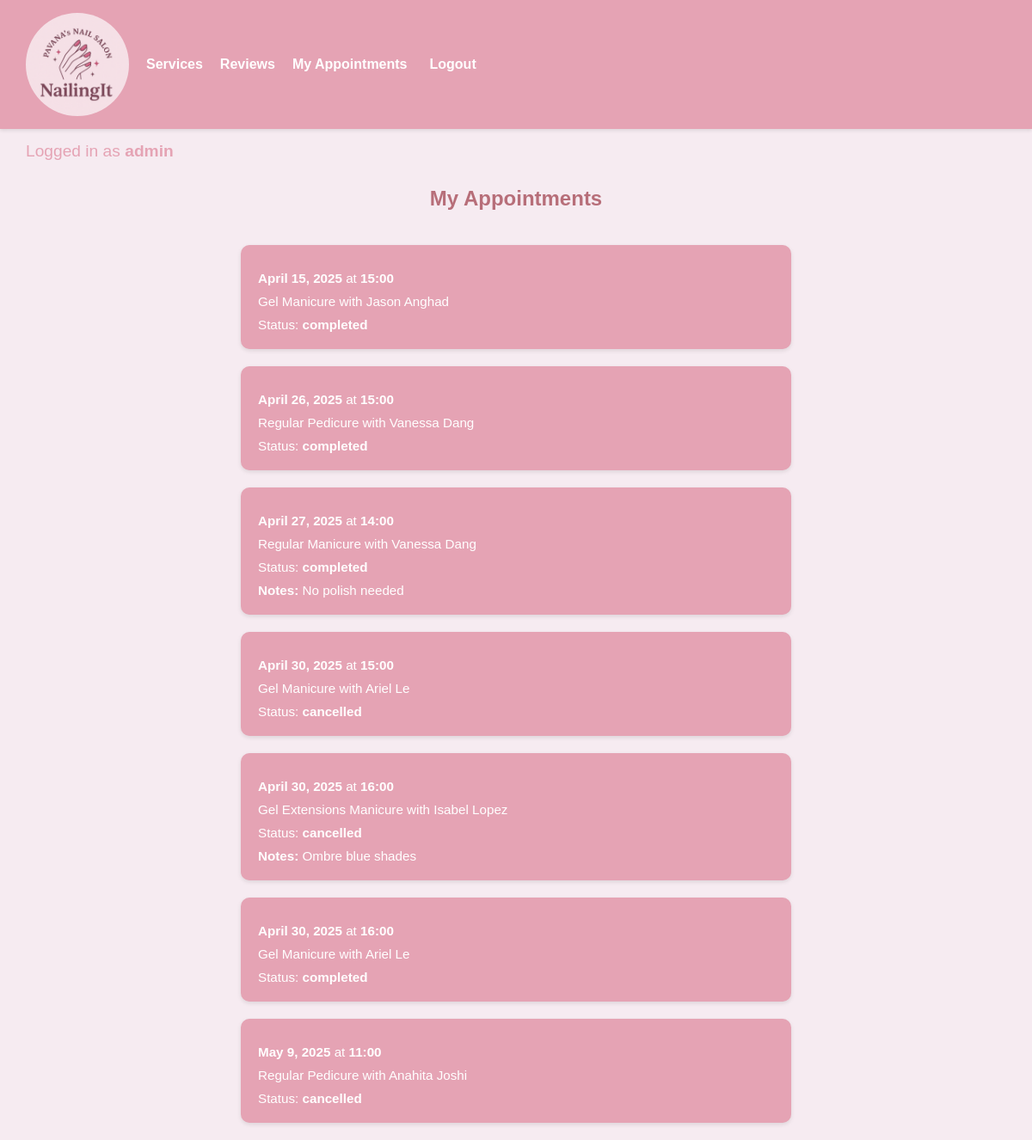
Page /my_appointments/ (signed in) on the committed database.
### project/models.py (models this page shows, shortened)
class Appointment(models.Model):
    customer = models.ForeignKey(Customer, on_delete=models.CASCADE)
    service = models.ForeignKey(Service, on_delete=models.CASCADE)
    technician = models.ForeignKey(NailTechnician, on_delete=models.CASCADE)
    date = models.DateField()
    time = models.CharField(max_length=5, choices=TIME_CHOICES)
    status = models.CharField(
        max_length=20,
        choices=[
            ("scheduled", "Scheduled"),
            ("completed", "Completed"),
            ("cancelled", "Cancelled")
        ],
         default="scheduled"  # ensures "Scheduled" is used by default
    )
    notes = models.TextField(blank=True)

class Service(models.Model):
    name = models.CharField(max_length=100)
    duration = models.PositiveIntegerField()
    price = models.DecimalField(max_digits=6, decimal_places=2)
    description = models.TextField()

class NailTechnician(models.Model):
    first_name = models.CharField(max_length=100)
    last_name = models.CharField(max_length=100)
    def __str__(self):
        return f"{self.first_name} {self.last_name}"

### project/views.py (the view)
# urls.py: path("my_appointments/", views.MyAppointmentsView.as_view(), name="my_appointments"),
class MyAppointmentsView(LoginRequiredMixin, ListView):
    model = Appointment
    template_name = "project/my_appointments.html"
    context_object_name = "appointments"
    def get_queryset(self):
        if self.request.user.is_superuser:
            return Appointment.objects.all().order_by('date', 'time')
        customer = get_object_or_404(Customer, user=self.request.user)
        return Appointment.objects.filter(customer=customer).order_by('date', 'time')

### project/templates/project/my_appointments.html (shortened to what this page needs)
{% extends "project/base.html" %}
{% block content %}
<h2>My Appointments</h2>
{% if appointments %}
  <div class="service-container">
    {% for appt in appointments %}
      <div class="service-card">
        <p><strong>{{ appt.date|date:"F j, Y" }}</strong> at <strong>{{ appt.time }}</strong></p>
        <p>{{ appt.service.name }} with {{ appt.technician }}</p>
        <p>Status: <strong>{{ appt.status|lower }}</strong></p>
        {% if appt.notes %}
          <p><strong>Notes:</strong> {{ appt.notes }}</p>
        {% endif %}
      </div>
    {% endfor %}
  </div>
{% else %}
  <p>You don't have any scheduled appointments.</p>
{% endif %}
{% endblock %}

### project/templates/project/base.html (shortened to what this page needs)
{% load static %}
<!DOCTYPE html>
<html>
<head>
  <link rel="stylesheet" href="{% static 'nail_salon.css' %}">
</head>
<body>
  <div class="navbar">
    <img id="logo" src="{% static 'logo.png' %}" alt="Nail Salon Logo">
    <div class="nav-links">
      <a href="{% url 'service_list' %}" class="nav-link">Services</a>
      <a href="{% url 'reviews' %}" class="nav-link">Reviews</a>
      {% if user.is_authenticated %}
        <a href="{% url 'my_appointments' %}" class="nav-link">My Appointments</a>
        <form method="post" action="{% url 'logout' %}" class="inline-form">
          <button type="submit" class="nav-link">Logout</button>
        </form>
      {% else %}
        <a href="{% url 'login' %}" class="nav-link">Login</a>
        <a href="{% url 'register' %}" class="nav-link">Register</a>
      {% endif %}
    </div>
  </div>
  {% if user.is_authenticated %}
    <p class="login-status">Logged in as <strong>{{ user.username }}</strong></p>
  {% else %}
    <p class="login-status">Not logged in</p>
  {% endif %}
  {% block content %}{% endblock %}
</body>
</html>

### static/nail_salon.css (style rules this page uses)
body { background-color: #F6EBF1; font-family: 'Montserrat', sans-serif; color: #333; margin: 0; padding: 0; }
.navbar { display: flex; align-items: center; padding: 15px 30px; background-color: #E5A3B4; box-shadow: 0 2px 4px rgba(0,0,0,0.1); }
#logo { width: 120px; height: 120px; object-fit: cover; border-radius: 50%; margin-right: 20px; }
.nav-links { display: flex; align-items: center; }
.nav-link { text-decoration: none; color: #fff; margin-right: 20px; font-weight: 600; font-size: 1em; background: none; border: none; cursor: pointer; font-family: 'Montserrat', sans-serif; }
.inline-form { display: inline; }
.login-status { font-size: 1.2em; margin: 15px 30px; font-weight: 500; color: #E5A3B4; }
.login-status strong { color: #E5A3B4; font-weight: 700; }
.service-container { display: flex; flex-direction: column; align-items: center; gap: 20px; padding: 20px 0; }
.service-card { background-color: #E5A3B4; border-radius: 10px; padding: 20px; width: 60%; max-width: 600px; box-shadow: 0 2px 5px rgba(0,0,0,0.1); transition: transform 0.2s ease; color: #fff; }
.service-card p { margin: 10px 0 0 0; font-size: 0.95em; color: #fff; }
h1, h2 { text-align: center; color: #B76E79; margin-top: 30px; font-weight: 700; }

### rows in the picture
Appointment: date "April 15, 2025", time "15:00", service.name "Gel Manicure", technician "Jason Anghad", status "completed"
Appointment: date "April 26, 2025", time "15:00", service.name "Regular Pedicure", technician "Vanessa Dang", status "completed"
Appointment: date "April 27, 2025", time "14:00", service.name "Regular Manicure", technician "Vanessa Dang", status "completed", notes "No polish needed"
Appointment: date "April 30, 2025", time "15:00", service.name "Gel Manicure", technician "Ariel Le", status "cancelled"
Appointment: date "April 30, 2025", time "16:00", service.name "Gel Extensions Manicure", technician "Isabel Lopez", status "cancelled", notes "Ombre blue shades"
Appointment: date "April 30, 2025", time "16:00", service.name "Gel Manicure", technician "Ariel Le", status "completed"
Appointment: date "May 9, 2025", time "11:00", service.name "Regular Pedicure", technician "Anahita Joshi", status "cancelled"

### other values in the picture
{{ user.username }} "admin"
